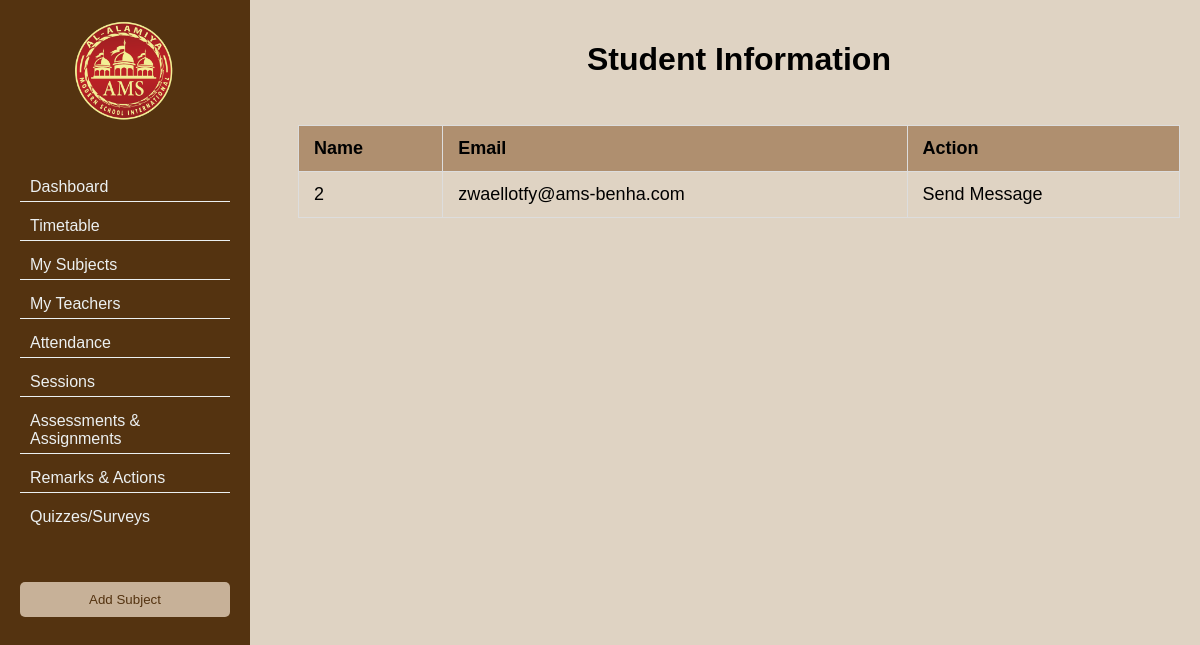
Before: /students with the older database file.
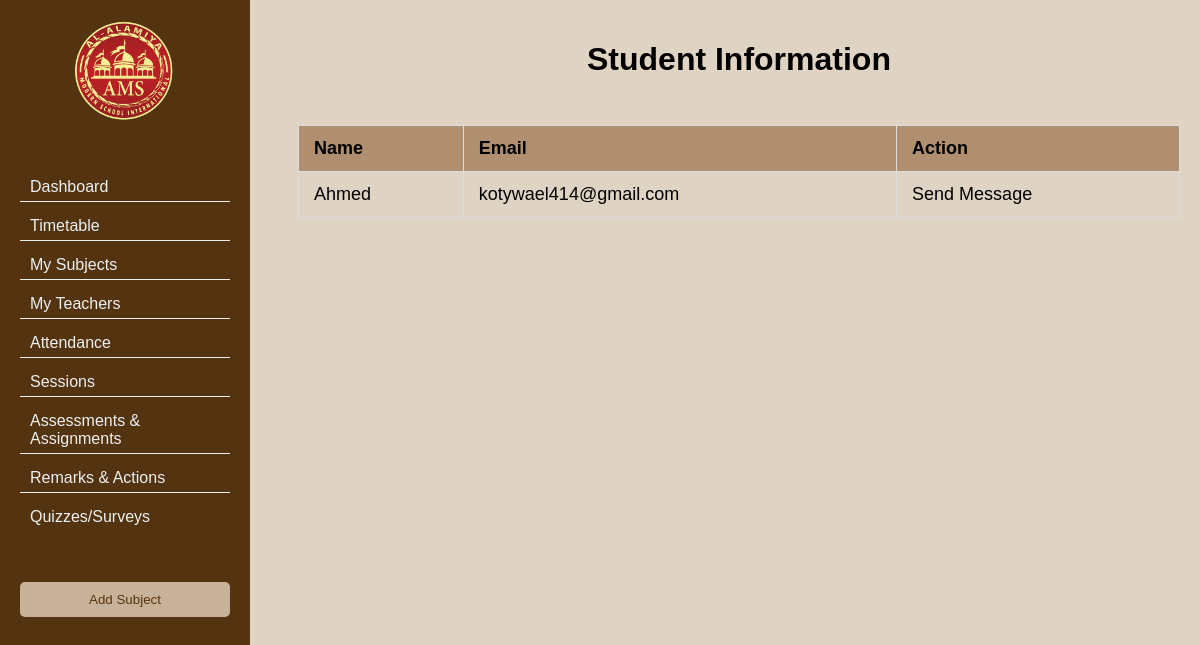
After: the same page with the newer database file.
### main.py (models this page shows)
    class Students(UserMixin, db.Model):
        id = db.Column(db.Integer, primary_key=True)
        name = db.Column(db.String(100))
        email = db.Column(db.String(100))
        grade = db.Column(db.String(100))
        Class = db.Column(db.String(100))
        user_id = db.Column(db.Integer, db.ForeignKey('users.id'))

### main.py (the view)
@app.route("/students")
def students():
    students = Students.query.all()
    return render_template("my_students.html", students=students)

### templates/my_students.html (shortened to what this page needs)
<!DOCTYPE html>
<html lang="en">
<head>
    <link rel="stylesheet" href="../static/css/simplebar.css">
    <link rel="stylesheet" href="../static/css/feather.css">
    <link rel="stylesheet" href="../static/css/fullcalendar.css">
    <link rel="stylesheet" href="../static/css/select2.css">
    <link rel="stylesheet" href="../static/css/dropzone.css">
    <link rel="stylesheet" href="../static/css/uppy.min.css">
    <link rel="stylesheet" href="../static/css/jquery.steps.css">
    <link rel="stylesheet" href="../static/css/jquery.timepicker.css">
    <link rel="stylesheet" href="../static/css/quill.snow.css">
    <link rel="stylesheet" href="../static/css/daterangepicker.css">
</head>
<body>
    <button class="toggle-btn" onclick="toggleSidebar()">☰</button>
    <div class="container">
        <div class="sidebar" id="sidebar">
            <div class="logo-container">
                <a href="../templates/index.html">
                    <img src="../static/assets/images/logo.png" alt="School Logo" style="width: 100px; height: auto;">
                </a>
            </div>
            <ul>
                <li><a href="/dashboard"><span class="link-text">Dashboard</span></a></li>
                <li><a href="#"><span class="link-text">Timetable</span></a></li>
                <li><a href="/my_subjects"><span class="link-text">My Subjects</span></a></li>
                <li><a href="/my_teachers"><span class="link-text">My Teachers</span></a></li>
                <li><a href="#"><span class="link-text">Attendance</span></a></li>
                <li><a href="#"><span class="link-text">Sessions</span></a></li>
                <li><a href="#"><span class="link-text">Assessments & Assignments</span></a></li>
                <li><a href="#"><span class="link-text">Remarks & Actions</span></a></li>
                <li><a href="#"><span class="link-text">Quizzes/Surveys</span></a></li>
            </ul>
            <button class="add-subject-btn" onclick="window.location.href='/create_subject'">Add Subject</button>
        </div>
        <main role="main" class="main-content" id="main-content">
            <div class="dashboard-section">
                <div class="row justify-content-center">
                    <div class="col-md-10">
                        <div class="card">
                            <div class="dashboard-header">
                                <h1>Student Information</h1>
                            </div>
                            <div class="dashboard-sections">
                                <table>
                                    <thead>
                                        <tr>
                                            <th>Name</th>
                                            <th>Email</th>
                                            <th>Action</th>
                                        </tr>
                                    </thead>
                                    <tbody>
                                        {% for student in students %}
                                        <tr>
                                            <td><a href="{{ url_for('send_email_page', email=student.email) }}">{{ student.name }}</a></td>
                                            <td>{{ student.email }}</td>
                                            <td>
                                                <a href="{{ url_for('send_email_page', email=student.email) }}">Send Message</a>
                                            </td>
                                        </tr>
                                        {% endfor %}
                                    </tbody>
                                </table>
                            </div>
                        </div>
                    </div>
                </div>
            </div>
        </main>
    </div>
</body>
</html>

### templates/my_students.html (style rules this page uses)
body { background: #DFD3C3; font-family: Arial, sans-serif; margin: 0; padding: 0; display: flex; height: 100vh; overflow-x: hidden; }
.container { display: flex; flex: 1; }
.sidebar { width: 250px; background-color: #543310; color: #ecf0f1; padding: 20px; box-sizing: border-box; position: fixed; top: 0; bottom: 0; left: 0; transform: translateX(0); transition: transform 0.3s ease-in-out; display: flex; flex-direction: column; align-items: center; overflow-y: auto; overscroll-behavior: contain; z-index: 100; }
.logo-container { display: flex; justify-content: center; align-items: center; width: 100%; margin-bottom: 20px; }
.sidebar ul { list-style: none; padding: 0; width: 100%; }
.sidebar ul li { margin: 15px 0; border-bottom: 1px solid #ecf0f1; padding-bottom: 5px; }
.sidebar ul li:last-child { border-bottom: none; }
.sidebar ul li a { color: #ecf0f1; text-decoration: none; display: block; width: 100%; display: flex; align-items: center; }
.add-subject-btn { background-color: #C7B198; color: #543310; padding: 10px 20px; border: none; cursor: pointer; margin-top: 20px; border-radius: 5px; text-align: center; width: 100%; }
.main-content { flex: 1; padding: 20px; box-sizing: border-box; margin-left: 250px; transition: margin-left 0.3s ease-in-out; }
.dashboard-header { text-align: center; margin-bottom: 20px; }
.dashboard-sections { display: flex; flex-wrap: wrap; justify-content: space-around; margin-bottom: 20px; }
table { width: 100%; border-collapse: collapse; margin: 25px 0; font-size: 18px; text-align: left; }
th, td { padding: 12px 15px; border: 1px solid #ddd; }
thead { background-color: #AF8F6F; }
a { color: #000; text-decoration: none; }

Changed rows visible on the page:
changed Students: name "2" → "Ahmed"; email "zwaellotfy@ams-benha.com" → "kotywael414@gmail.com"
